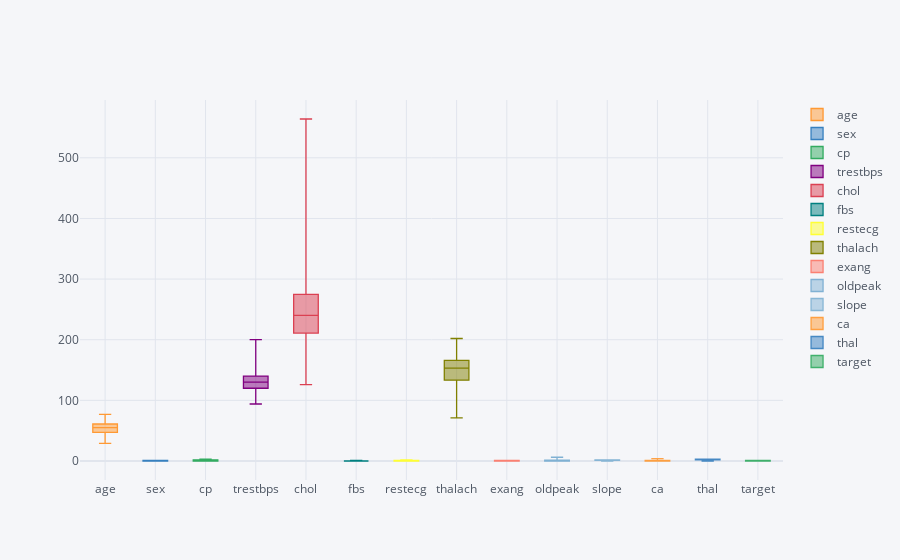

Write notebook code for a chart like this one.
### Code cell
df.iplot(kind = 'box')

### Figure 1 — Plotly figure (JSON) as saved in the notebook; plotly's stock layout.template omitted (floating-point values rounded to 4 significant figures; data arrays with more than 128 entries replaced by an {"elided": "..."} marker saying what was removed)
{"data": [{"boxpoints": false, "line": {"width": 1.3}, "marker": {"color": "rgba(255, 153, 51, 1.0)"}, "name": "age", "orientation": "v", "type": "box", "y": {"elided": "303 int values"}}, {"boxpoints": false, "line": {"width": 1.3}, "marker": {"color": "rgba(55, 128, 191, 1.0)"}, "name": "sex", "orientation": "v", "type": "box", "y": {"elided": "303 int values"}}, {"boxpoints": false, "line": {"width": 1.3}, "marker": {"color": "rgba(50, 171, 96, 1.0)"}, "name": "cp", "orientation": "v", "type": "box", "y": {"elided": "303 int values"}}, {"boxpoints": false, "line": {"width": 1.3}, "marker": {"color": "rgba(128, 0, 128, 1.0)"}, "name": "trestbps", "orientation": "v", "type": "box", "y": {"elided": "303 int values"}}, {"boxpoints": false, "line": {"width": 1.3}, "marker": {"color": "rgba(219, 64, 82, 1.0)"}, "name": "chol", "orientation": "v", "type": "box", "y": {"elided": "303 int values"}}, {"boxpoints": false, "line": {"width": 1.3}, "marker": {"color": "rgba(0, 128, 128, 1.0)"}, "name": "fbs", "orientation": "v", "type": "box", "y": {"elided": "303 int values"}}, {"boxpoints": false, "line": {"width": 1.3}, "marker": {"color": "rgba(255, 255, 51, 1.0)"}, "name": "restecg", "orientation": "v", "type": "box", "y": {"elided": "303 int values"}}, {"boxpoints": false, "line": {"width": 1.3}, "marker": {"color": "rgba(128, 128, 0, 1.0)"}, "name": "thalach", "orientation": "v", "type": "box", "y": {"elided": "303 int values"}}, {"boxpoints": false, "line": {"width": 1.3}, "marker": {"color": "rgba(251, 128, 114, 1.0)"}, "name": "exang", "orientation": "v", "type": "box", "y": {"elided": "303 int values"}}, {"boxpoints": false, "line": {"width": 1.3}, "marker": {"color": "rgba(128, 177, 211, 1.0)"}, "name": "oldpeak", "orientation": "v", "type": "box", "y": {"elided": "303 float values"}}, {"boxpoints": false, "line": {"width": 1.3}, "marker": {"color": "rgba(128, 177, 211, 0.8999999999999999)"}, "name": "slope", "orientation": "v", "type": "box", "y": {"elided": "303 int values"}}, {"boxpoints": false, "line": {"width": 1.3}, "marker": {"color": "rgba(255, 153, 51, 0.8999999999999999)"}, "name": "ca", "orientation": "v", "type": "box", "y": {"elided": "303 int values"}}, {"boxpoints": false, "line": {"width": 1.3}, "marker": {"color": "rgba(55, 128, 191, 0.8999999999999999)"}, "name": "thal", "orientation": "v", "type": "box", "y": {"elided": "303 int values"}}, {"boxpoints": false, "line": {"width": 1.3}, "marker": {"color": "rgba(50, 171, 96, 0.8999999999999999)"}, "name": "target", "orientation": "v", "type": "box", "y": {"elided": "303 int values"}}], "layout": {"legend": {"bgcolor": "#F5F6F9", "font": {"color": "#4D5663"}}, "paper_bgcolor": "#F5F6F9", "plot_bgcolor": "#F5F6F9", "title": {"font": {"color": "#4D5663"}}, "xaxis": {"gridcolor": "#E1E5ED", "showgrid": true, "tickfont": {"color": "#4D5663"}, "title": {"font": {"color": "#4D5663"}, "text": ""}, "zerolinecolor": "#E1E5ED"}, "yaxis": {"gridcolor": "#E1E5ED", "showgrid": true, "tickfont": {"color": "#4D5663"}, "title": {"font": {"color": "#4D5663"}, "text": ""}, "zerolinecolor": "#E1E5ED"}}}
